Frame 1 (no input): blank canvas, image omitted
Frame 60 (the mouse pressed at the canvas centre just before this capture): blank canvas, image omitted
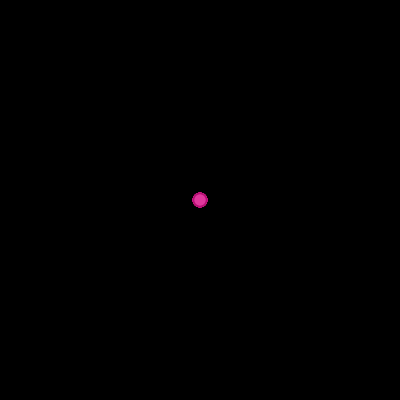
Frame 120 (the mouse held since frame 60 and released just before this capture)

The Processing sketch whose frames 1 and 60 were blank and that drew this single picture after the mouse press (run headless with seeded random() and noise(); from frame 60 on, the mouse is pressed at the canvas centre):

// Processing sketch: color
// ── color.pde
void setup(){
  background(0);
  smooth();
  size(400,400);
  colorMode(HSB, 60, 100, 100, 100);
};
void draw (){
  if(mousePressed){
    noStroke();
    fill(second(),random(50,100),random(50,100),random(10,100));
    float a = random(10,15);
    ellipse(mouseX,mouseY,a,a);
    ellipse(400-mouseX,400-mouseY,a,a);
    ellipse(mouseX,400-mouseY,a,a);
    ellipse(400-mouseX,mouseY,a,a);
  };
};
